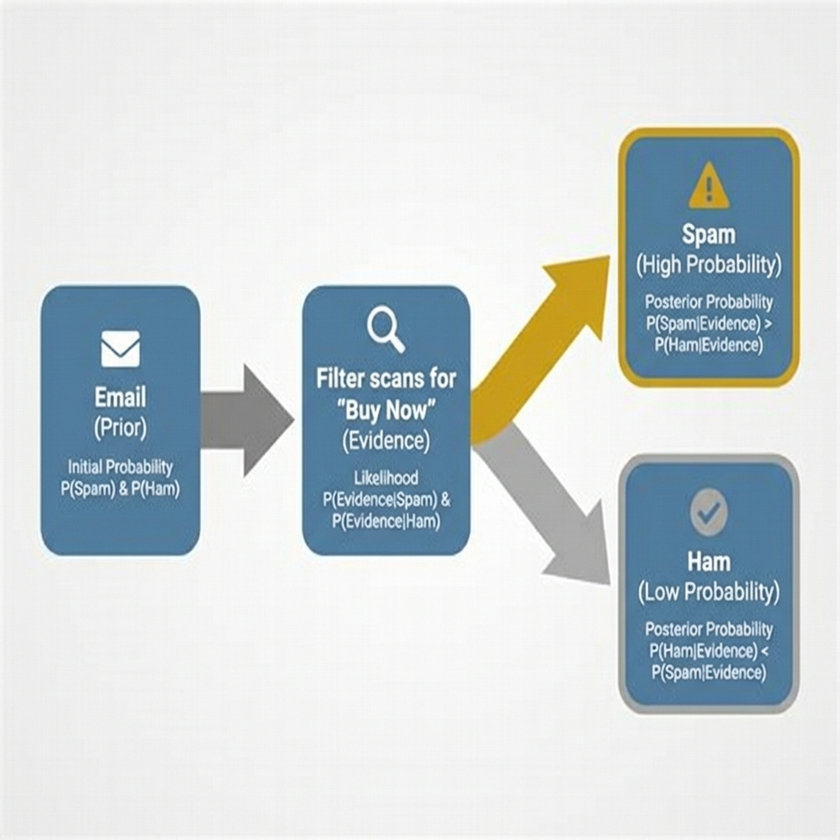
#> input picture images/week_2_bayes.png, 840 x 840 px, shrunk from 1024 x 1024 before the run, given in place of bayes_spam_filter_visual_v2_1768683500358.png, which was not available
$ python crop_bayes.py
#> lines starting #> are read from the running program, lines starting #| are printed output that depends on the picture; pictures that were not available may be replaced by others from this repository, and a replacement may not be noted
from PIL import Image, ImageChops

def trim_whitespace(image_path, output_path, padding=20):
#> called with padding = 20
    im = Image.open(image_path)
#> im is the input picture: PIL image 840x840 RGB; mean R, G, B 204, 212.2, 215.1
    bg = Image.new(im.mode, im.size, im.getpixel((0,0)))
    diff = ImageChops.difference(im, bg)
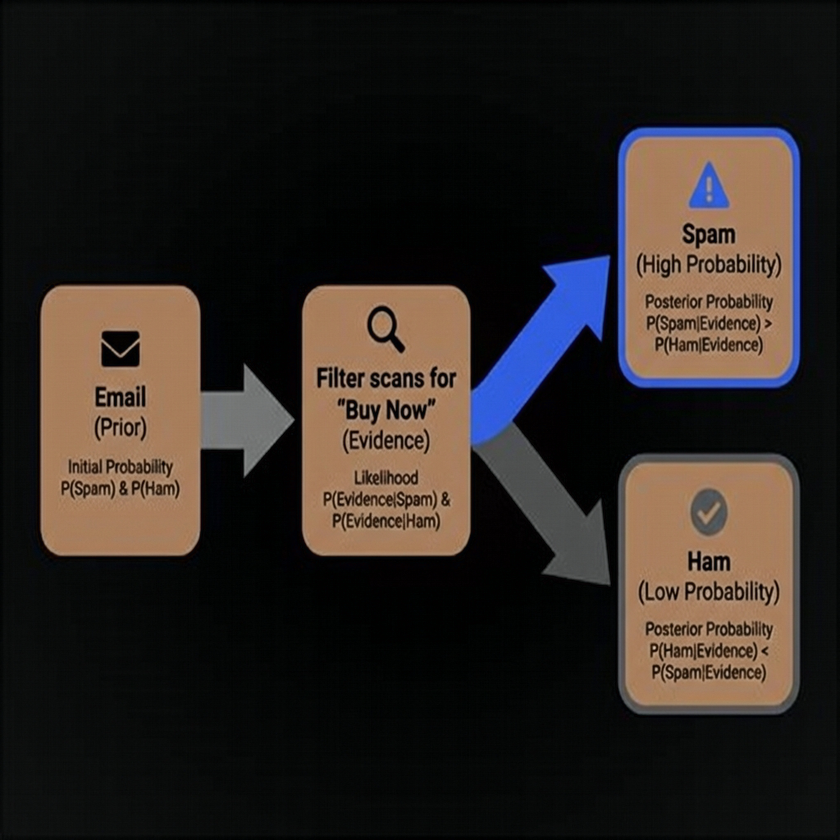
#> diff: PIL image 840x840 RGB; mean R, G, B 44.3, 38, 34.1
    diff = ImageChops.add(diff, diff, 2.0, -100)
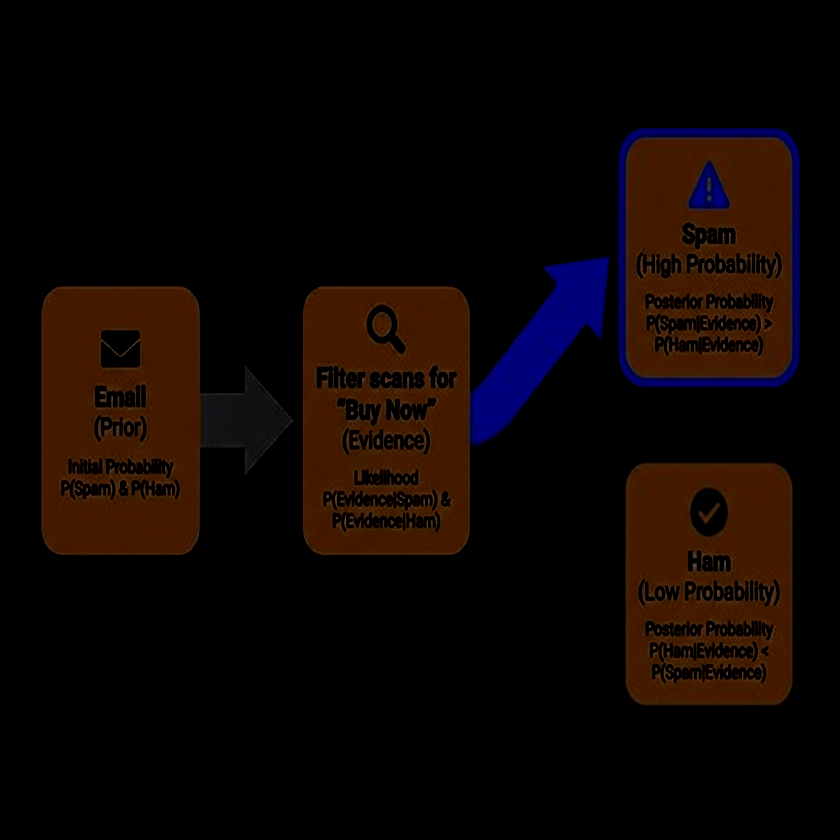
#> diff: PIL image 840x840 RGB; mean R, G, B 13.5, 5.7, 3.4
    bbox = diff.getbbox()
#> bbox = (41, 127, 800, 713)

    if bbox:
        # Add padding
        left, upper, right, lower = bbox
#> left = 41; upper = 127; right = 800; lower = 713
        width, height = im.size
#> width = 840; height = 840
        left = max(0, left - padding)
#> left = 21
        upper = max(0, upper - padding)
#> upper = 107
        right = min(width, right + padding)
#> right = 820
        lower = min(height, lower + padding)
#> lower = 733

        im = im.crop((left, upper, right, lower))
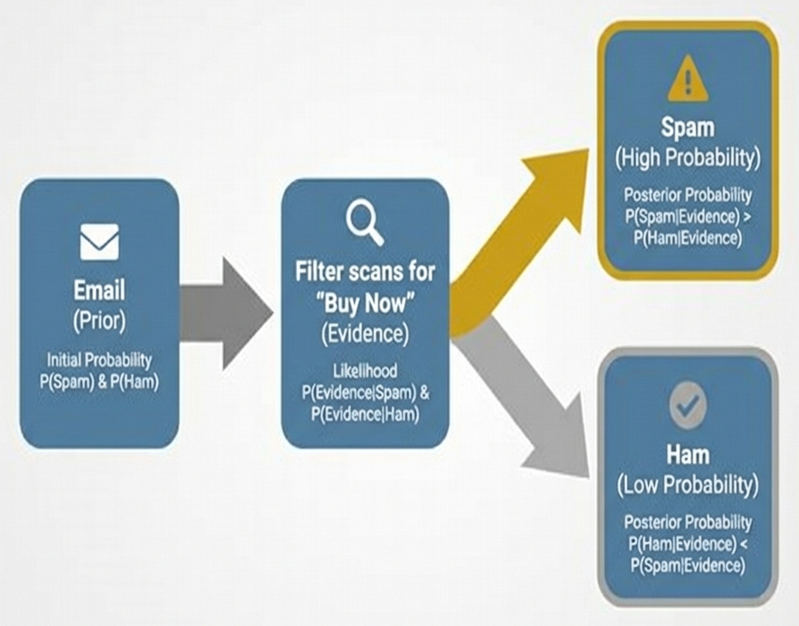
#> im: PIL image 799x626 RGB; mean R, G, B 189.3, 200.9, 205.1
        im.save(output_path)
        print(f"Cropped {image_path} to {output_path}")
    else:
        print(f"No content found in {image_path}")

# Paths (using the paths known from previous steps)
src = r"C:\Users\carlos\.gemini\antigravity\brain\e47dd69b-7f79-41b9-bd3f-37ecfedfff18\bayes_spam_filter_visual_v2_1768683500358.png"
dst1 = r"d:\OneDrive - Vaal University of Technology\WORK\2026\AI_v2\images\week_2_bayes_v2.png"
dst2 = r"d:\OneDrive - Vaal University of Technology\WORK\2026\AI_v2_html\images\week_2_bayes_v2.png"

# Crop original and save to destinations
trim_whitespace(src, dst1)
trim_whitespace(src, dst2)

$ run again, on images/week_2_gradient_bowl.png
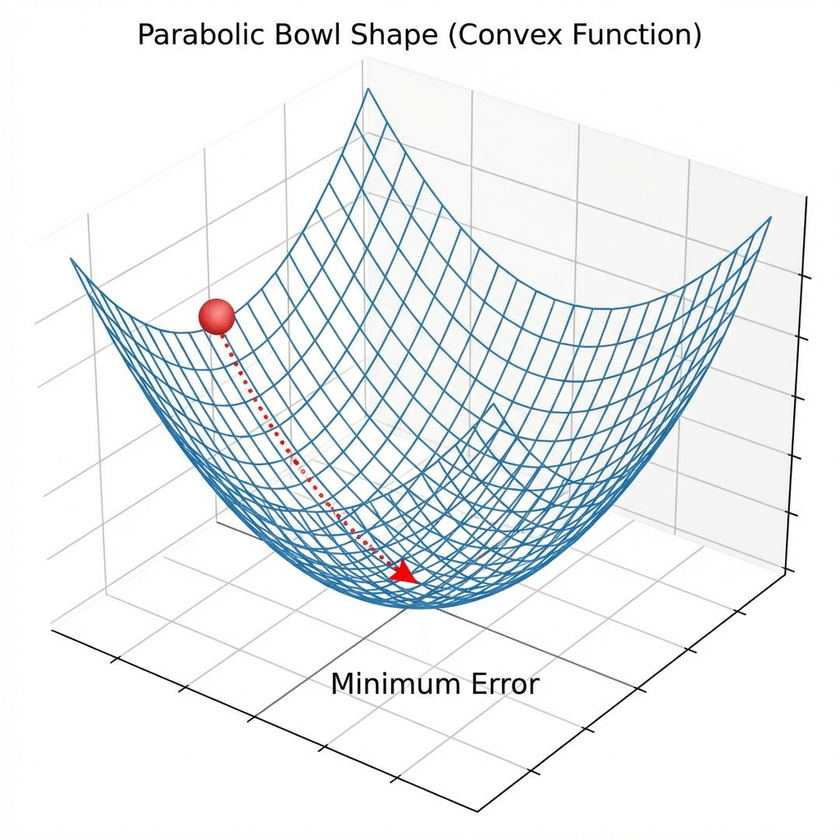
#> input picture images/week_2_gradient_bowl.png, 840 x 840 px, shrunk from 1024 x 1024 before the run, given in place of bayes_spam_filter_visual_v2_1768683500358.png, which was not available
#> in trim_whitespace, im is the input picture: PIL image 840x840 RGB; mean R, G, B 236.2, 240, 241.7
#> in trim_whitespace, `diff = ImageChops.add(diff, diff, 2.0, -100)`:
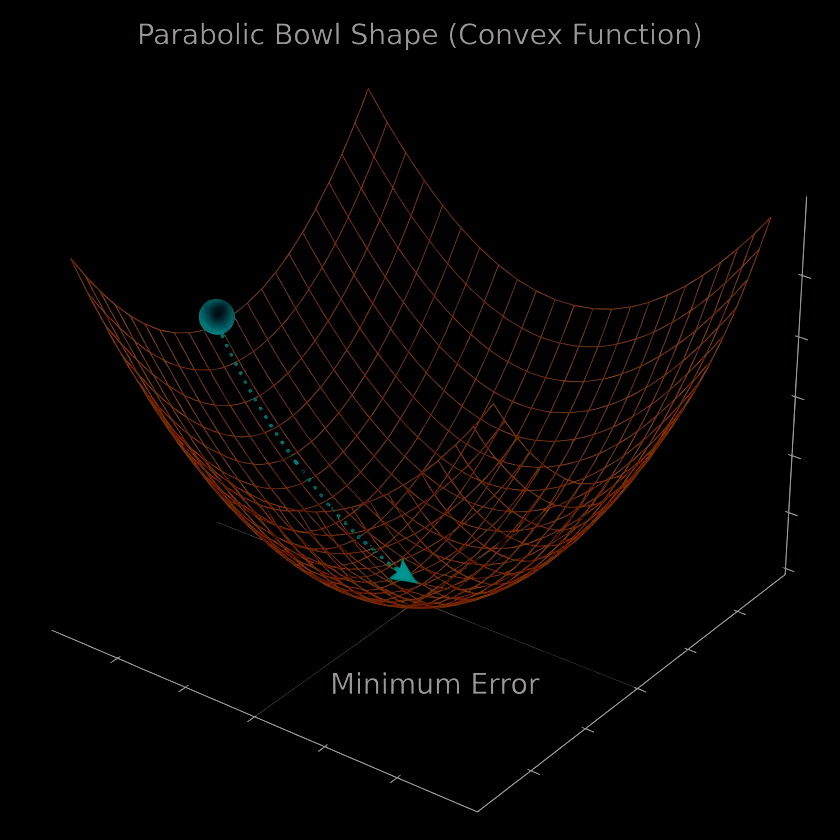
#> diff: PIL image 840x840 RGB; mean R, G, B 5.5, 3, 2
#> bbox = (51, 22, 812, 813)
#> in trim_whitespace, `left, upper, right, lower = bbox`: left = 51; upper = 22; right = 812; lower = 813
#> in trim_whitespace, `left = max(0, left - padding)`: left = 31
#> in trim_whitespace, `upper = max(0, upper - padding)`: upper = 2
#> in trim_whitespace, `right = min(width, right + padding)`: right = 832
#> in trim_whitespace, `lower = min(height, lower + padding)`: lower = 833
#> in trim_whitespace, `im = im.crop((left, upper, right, lower))`:
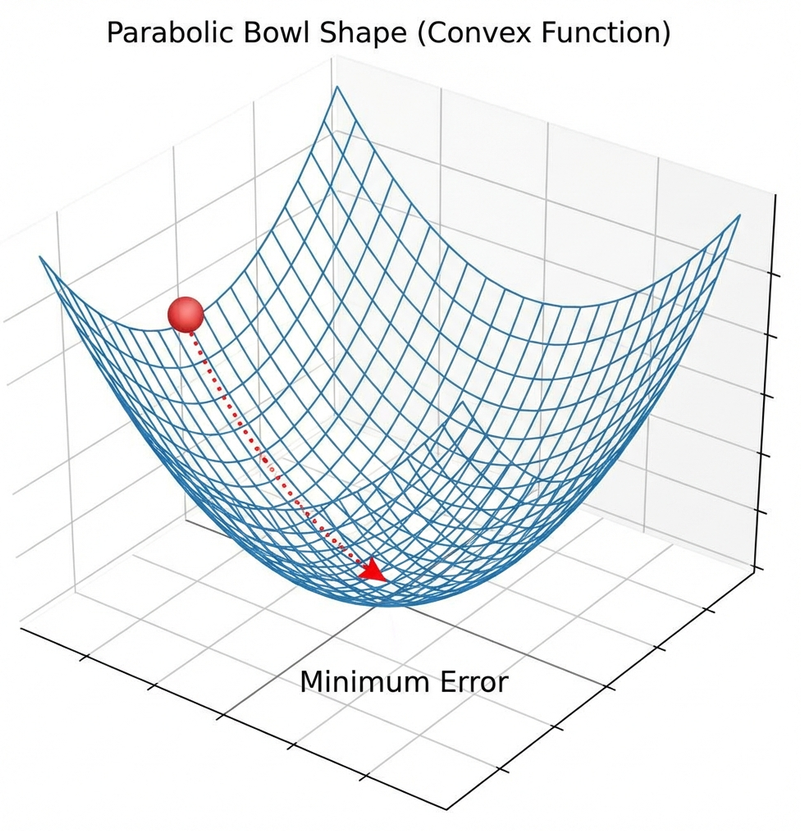
#> im: PIL image 801x831 RGB; mean R, G, B 235.1, 239.2, 241

$ run again, on images/week_2_matrix_transform.png
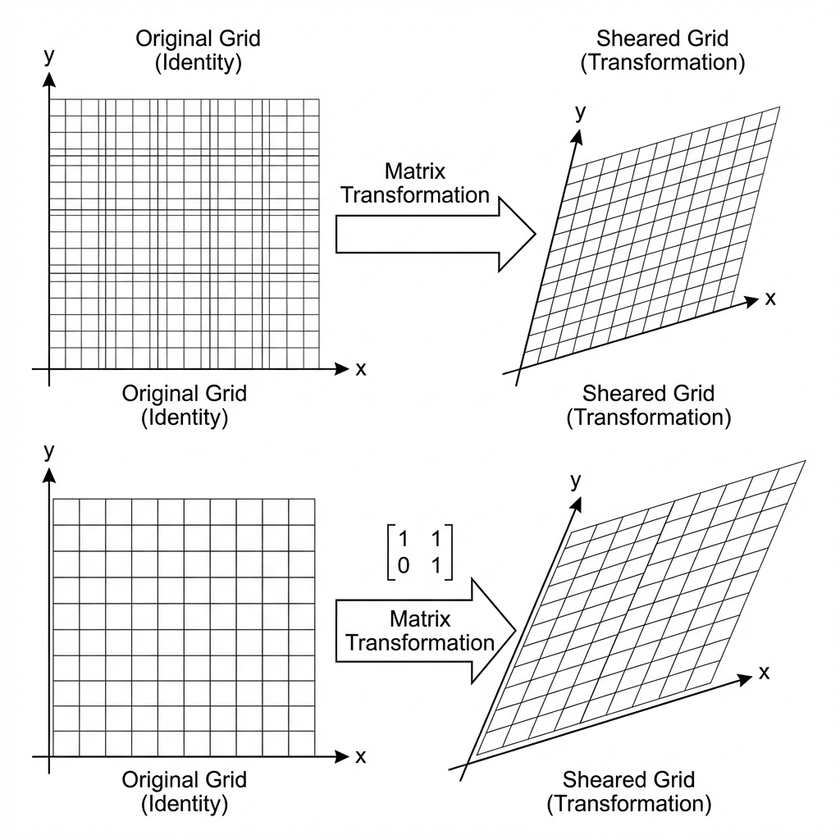
#> input picture images/week_2_matrix_transform.png, 840 x 840 px, shrunk from 1024 x 1024 before the run, given in place of bayes_spam_filter_visual_v2_1768683500358.png, which was not available
#> in trim_whitespace, im is the input picture: PIL image 840x840 RGB; mean R, G, B 239.6, 239.7, 239.6
#> bg: PIL image 840x840 RGB; every value is 255
#> in trim_whitespace, `diff = ImageChops.add(diff, diff, 2.0, -100)`:
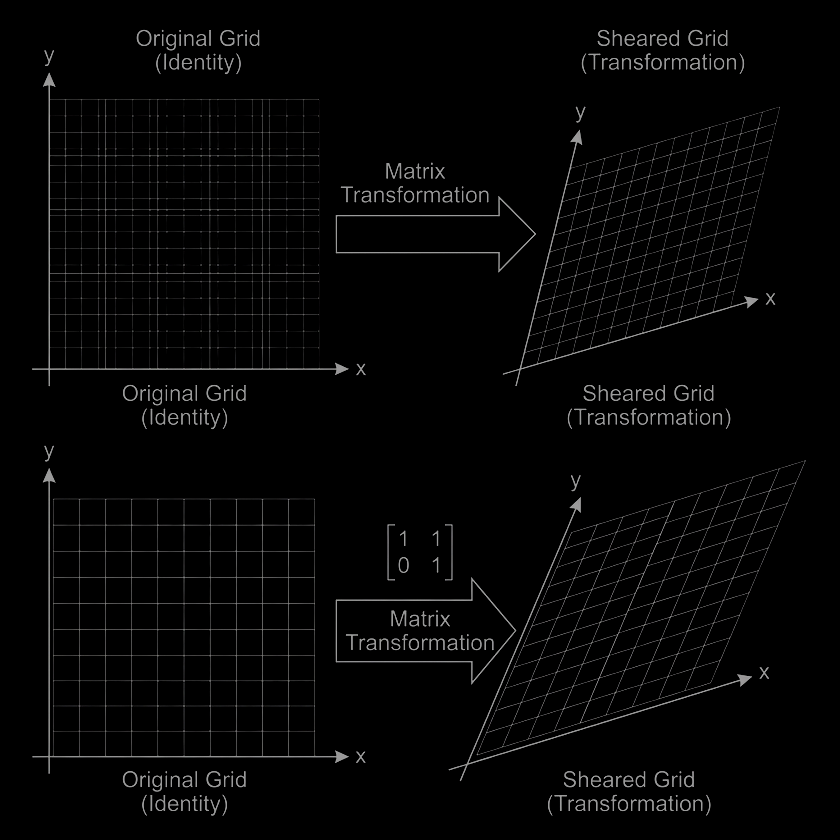
#> diff: PIL image 840x840 RGB; mean R, G, B 5.1, 5.1, 5.1
#> bbox = (32, 29, 806, 816)
#> in trim_whitespace, `left, upper, right, lower = bbox`: left = 32; upper = 29; right = 806; lower = 816
#> in trim_whitespace, `left = max(0, left - padding)`: left = 12
#> in trim_whitespace, `upper = max(0, upper - padding)`: upper = 9
#> in trim_whitespace, `right = min(width, right + padding)`: right = 826
#> in trim_whitespace, `lower = min(height, lower + padding)`: lower = 836
#> in trim_whitespace, `im = im.crop((left, upper, right, lower))`:
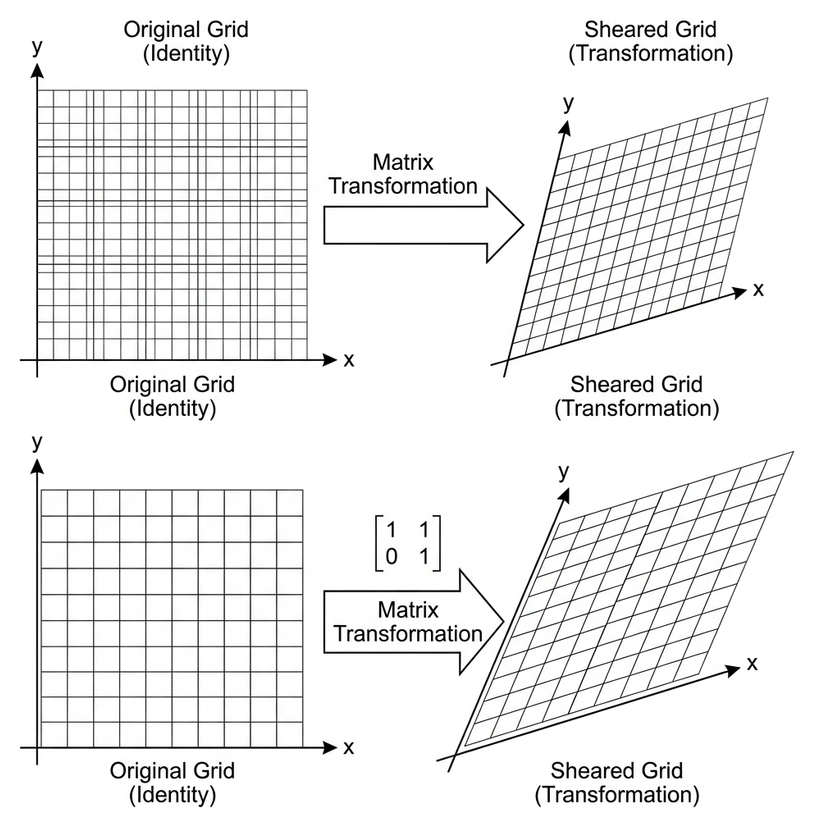
#> im: PIL image 814x827 RGB; mean R, G, B 238.9, 239, 238.9
